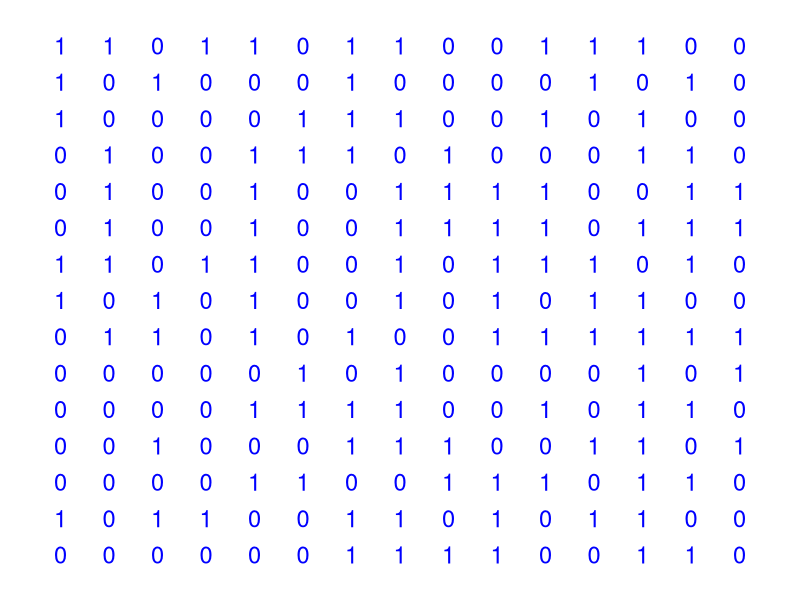

Write R code to recreate this figure.
library(ggplot2)
library(reshape2)


grid <- matrix(sample(c(0, 1), 225, replace = TRUE), nrow = 15, ncol = 15)

grid_long <- melt(grid)

p <- ggplot(grid_long, aes(Var1, Var2, fill = factor(value))) +
  geom_tile() +
  scale_fill_manual(values = c("white", "white")) +  
  geom_text(aes(label = value), size = 6, color = "blue") + 
  theme_void() +
  theme(legend.position = "none")

ggsave("background.png", plot = p, width = 10, height = 10)
